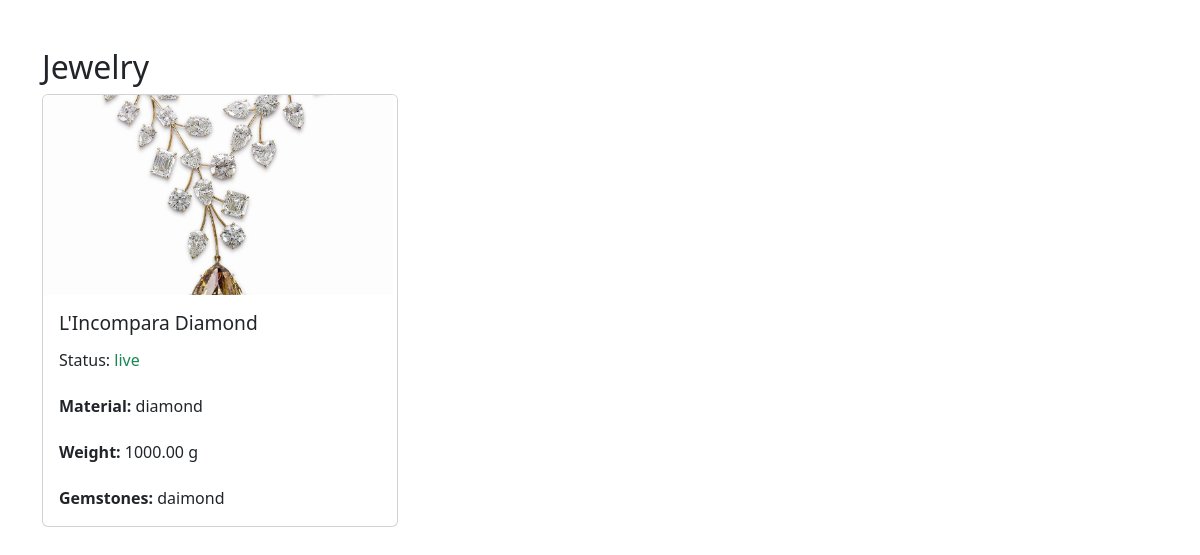
Page /admin/jewelry.php on the committed database.
### tables this page shows
CREATE TABLE `product` (
  `product_id` int(11) NOT NULL,
  `product_name` varchar(255) NOT NULL,
  `category_id` int(11) NOT NULL,
  `starting_bid` decimal(10,2) NOT NULL,
  `reserve_price` decimal(10,2) DEFAULT NULL,
  `description` text DEFAULT NULL,
  `keywords` text DEFAULT NULL,
  `minimum_price_interval` decimal(15,2) NOT NULL DEFAULT 0.00
);

CREATE TABLE `product_images` (
  `image_id` int(11) NOT NULL,
  `product_id` int(11) DEFAULT NULL,
  `image_url` varchar(255) NOT NULL,
  `auction_id` int(11) DEFAULT NULL
);

CREATE TABLE `auctions` (
  `auction_id` int(11) NOT NULL,
  `product_id` int(11) DEFAULT NULL,
  `start_date` datetime DEFAULT NULL,
  `end_date` datetime DEFAULT NULL,
  `status` varchar(20) DEFAULT NULL
);

CREATE TABLE `jewelry` (
  `jewelry_id` int(11) NOT NULL,
  `product_id` int(11) DEFAULT NULL,
  `material` varchar(100) DEFAULT NULL,
  `weight` decimal(10,2) DEFAULT NULL,
  `gemstones` varchar(255) DEFAULT NULL
);

### admin/jewelry.php (the view, shortened to what this page needs)
<?php
include '../includes/connection.php';
$productReportQuery = "
    SELECT
        p.product_id,
        p.product_name,
        p.starting_bid,
        p.reserve_price,
        p.description,
        p.keywords,
        c.category_name,
        sc.subcategory_name,
        a.start_date,
        a.end_date,
        a.status,          -- Include status
        pi.image_url,
        pt.artist,
        pt.technique,
        pt.year_created,
        j.material,
        j.weight,
        j.gemstones
    FROM
        product p
    LEFT JOIN
        category c ON p.category_id = c.category_id
    LEFT JOIN
        subcategory sc ON sc.product_id = p.product_id
    LEFT JOIN
        auctions a ON p.product_id = a.product_id
    LEFT JOIN
        product_images pi ON p.product_id = pi.product_id
    LEFT JOIN
        paintings pt ON p.product_id = pt.product_id
    LEFT JOIN
        jewelry j ON p.product_id = j.product_id
";
$productReportResult = mysqli_query($conn, $productReportQuery);
$jewelryItems = [];
while ($row = mysqli_fetch_assoc($productReportResult)) {
    if ($row['category_name'] === 'Jewelry') {
        $jewelryItems[] = $row;
    }
}
?>
<!DOCTYPE html>
<html lang="en">
<head>
    <link href="https://cdn.jsdelivr.net/npm/bootstrap@5.3.0-alpha1/dist/css/bootstrap.min.css" rel="stylesheet">
</head>
<body>
    <div class="container mt-5">
        <h2>Jewelry</h2>
        <div class="row">
            <?php if (empty($jewelryItems)): ?>
                <p>No jewelry items found.</p>
            <?php else: ?>
                <?php foreach ($jewelryItems as $jewelry): ?>
                    <div class="col-md-4">
                        <div class="card mb-4">
                            <img src="<?php echo htmlspecialchars($jewelry['image_url']); ?>" class="card-img-top" alt="<?php echo htmlspecialchars($jewelry['product_name']); ?>">
                            <div class="card-body">
                                <h5 class="card-title"><?php echo htmlspecialchars($jewelry['product_name']); ?></h5>
                                <p class="card-text">Status:
                                    <span class="<?php
                                        switch (htmlspecialchars($jewelry['status'])) {
                                            case 'live':
                                                echo 'text-success';
                                                break;
                                        }
                                    ?>">
                                        <?php echo htmlspecialchars($jewelry['status']); ?>
                                    </span>
                                </p>
                                <?php if (!empty($jewelry['material'])): ?>
                                    <p class="card-text"><strong>Material:</strong> <?php echo htmlspecialchars($jewelry['material']); ?></p>
                                <?php endif; ?>
                                <?php if (!empty($jewelry['weight'])): ?>
                                    <p class="card-text"><strong>Weight:</strong> <?php echo htmlspecialchars($jewelry['weight']); ?> g</p>
                                <?php endif; ?>
                                <?php if (!empty($jewelry['gemstones'])): ?>
                                    <p class="card-text"><strong>Gemstones:</strong> <?php echo htmlspecialchars($jewelry['gemstones']); ?></p>
                                <?php endif; ?>
                            </div>
                        </div>
                    </div>
                <?php endforeach; ?>
            <?php endif; ?>
        </div>
    </div>
</body>
</html>

### admin/jewelry.php (style rules this page uses)
.card { height: 100%; }
.card-img-top { height: 200px; object-fit: cover; }
.card-body { display: flex; flex-direction: column; justify-content: space-between; }
.card-title { font-size: 1.2rem; }

### rows in the picture
product: product_images.image_url (picture), product_name "L'Incompara Diamond", auctions.status "live", jewelry.material "diamond", jewelry.weight "1000.00", jewelry.gemstones "daimond"
